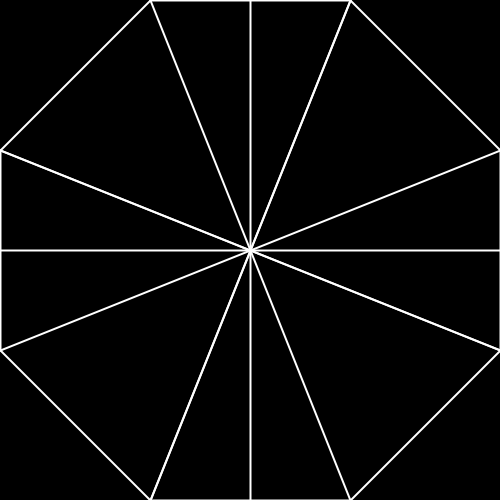
Frame 1 (no input)
Frame 60 (the mouse pressed at the canvas centre just before this capture): identical to frame 1, image omitted
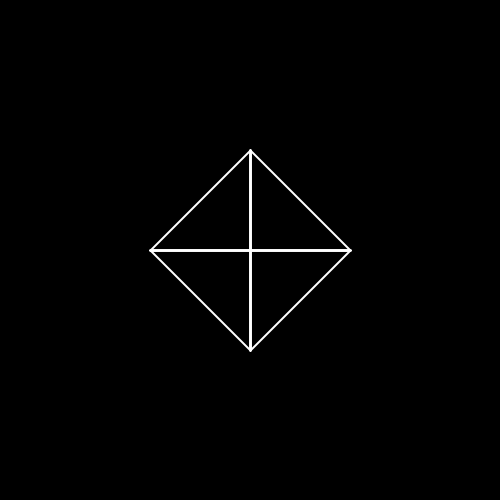
Frame 120 (the mouse held since frame 60 and released just before this capture)

The Processing sketch that drew these frames (run headless with seeded random() and noise(); from frame 60 on, the mouse is pressed at the canvas centre):

// Processing sketch: processing_66222
// ── processing_66222.pde

int x = 50;
int y = 50;

void setup ()
{
  size(500, 500);
  background(000);
  smooth();
  stroke(255);
  strokeWeight(2);
}

void draw ()
{
  background(000);
  line(x +100, mouseY, x + 300, mouseY);
  line(mouseY, y + 100, mouseY, y + 300);
  line(x + 100, 500 - mouseY, x + 300, 500 - mouseY);
  line(500 - mouseY, y + 100, 500 - mouseY, y + 300);
  line(mouseY, y +100, mouseX, y + 100);
  line(x + 100, mouseY, mouseX, y + 100);
  line(x + 300, mouseY, x + 300, mouseX);
  line(x + 300, mouseX, 500 - mouseY, y + 100);
  line(500 - mouseX, y + 300, 500 - mouseY, y + 300);
  line(500 - mouseX, y + 300, x + 300, 500 - mouseY);
  line(x + 100, 500 - mouseX, x + 100, 500 - mouseY);
  line(mouseY, y + 300, x + 100, 500 - mouseX);
  line(mouseX, y + 100, 500 - mouseX, y + 300);
  line(x + 100, 500 - mouseX, x + 300, mouseX);
  
  println(mouseX);
  
  line(x +100, mouseY, x + 300, 500 - mouseY);
  line(x + 300, mouseY, x + 100, 500 - mouseY);
  line(mouseY, y + 100, 500 - mouseY, y + 300);
  line(mouseY, y + 300, 500 - mouseY, y + 100);
  line(250, mouseY, 250, 500 - mouseY);
  line(mouseY, 250, 500 - mouseY, 250);
}
